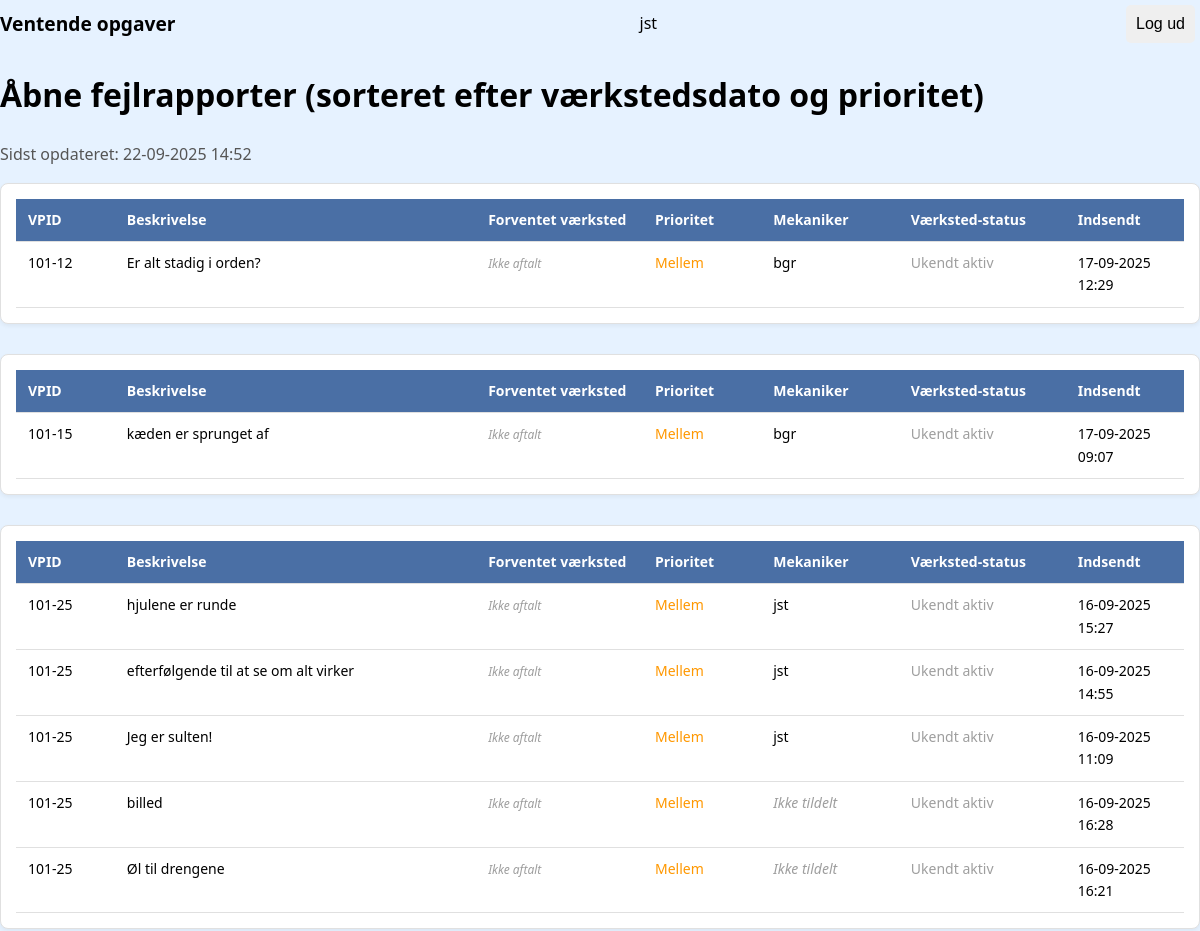
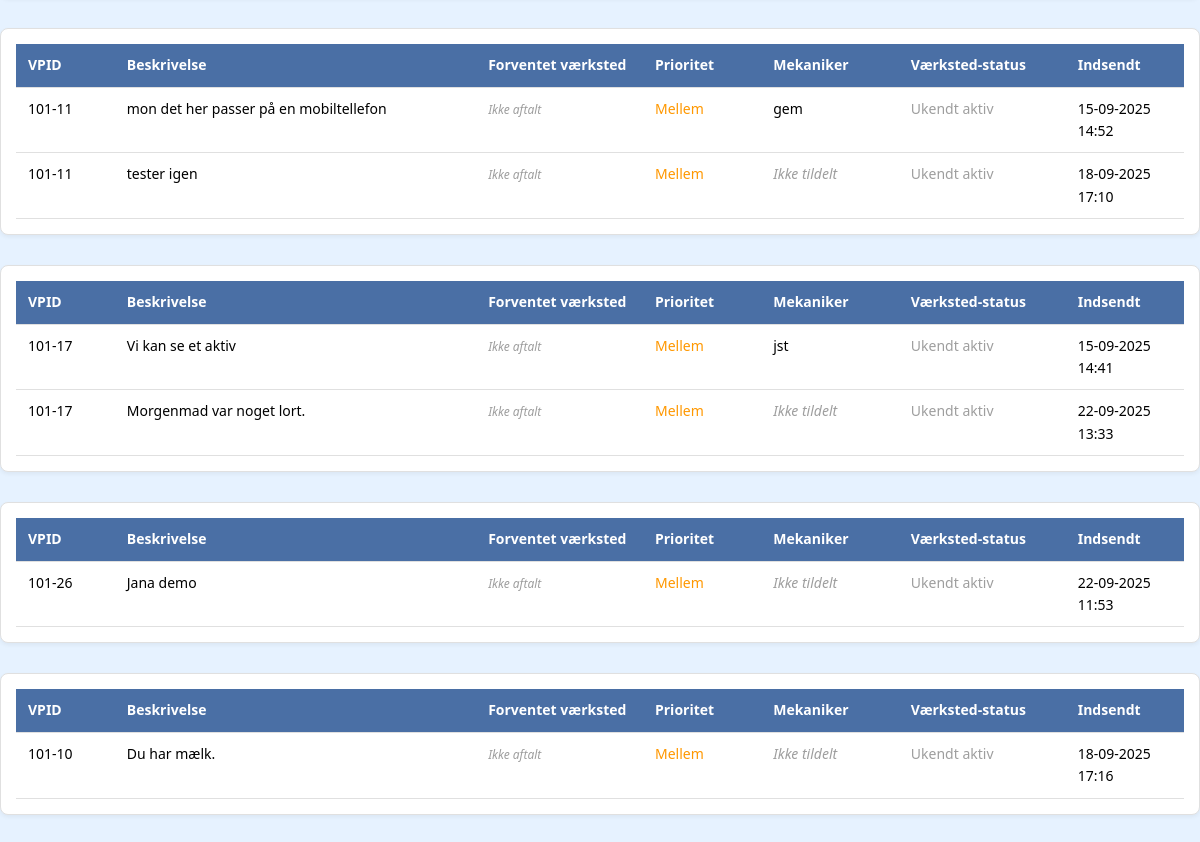
The page /open_reports/ (signed in) on the database its author committed (2 pictures, top to bottom).
### assets/models.py (models this page shows, shortened)
class FaultReport(models.Model):
    LANGUAGE_CHOICES = [
        ('de', _("Tysk")),
        ('pl', _("Polsk")),
        ('en', _("Engelsk")),
    ]
    PRIORITY_CHOICES = [
        (1, _("Høj")),
        (2, _("Normal")),
        (3, _("Lav (vent til service)")),
    ]
    STATUS_CHOICES = [
        ('Active', _("Aktiv")),
        ('Paused', _("På pause")),
        ('Completed', _("Afsluttet")),
    ]
    title = models.CharField(max_length=100, verbose_name=_("Titel"))
    description = models.TextField(verbose_name=_("Beskrivelse (oversat)"))
    original_description = models.TextField(
        blank=True,
        null=True,
        verbose_name=_("Original beskrivelse")
    )
    sprog = models.CharField(
        max_length=2,
        choices=LANGUAGE_CHOICES,
        default='de',
        verbose_name=_("Originalt sprog")
    )
    created_at = models.DateTimeField(auto_now_add=True, verbose_name=_("Oprettet"))
    updated_at = models.DateTimeField(auto_now=True, verbose_name=_("Opdateret"))
    status = models.CharField(
        max_length=20,
        choices=STATUS_CHOICES,
        default='Active',
        verbose_name=_("Status")
    )
    image = models.ImageField(
        upload_to='fault_reports/',
        blank=True,
        verbose_name=_("Billede")
    )
    repair_status = models.BooleanField(
        default=False,
        verbose_name=_("Reparationsstatus")
    )
    machine = models.CharField(
        max_length=100,
        blank=True,
        null=True,
        default="",
        verbose_name=_("Maskine")
    )
    location = models.CharField(
        max_length=100,
        blank=True,
        null=True,
        default="",
        verbose_name=_("Lokation")
    )
    vpid = models.CharField(
        max_length=100,
        blank=True,
        null=True,
        verbose_name=_("VPID")
    )
    asset = models.ForeignKey(
        'Asset',
        on_delete=models.SET_NULL,
        null=True,
        blank=True,
        verbose_name=_("Aktiv")
    )
    priority = models.IntegerField(
        choices=PRIORITY_CHOICES,
        default=2,
        verbose_name=_("Prioritet")
    )
    assigned_to = models.ForeignKey(
        User,
        on_delete=models.SET_NULL,
        null=True,
        blank=True,
        verbose_name=_("Tildelt mekaniker"),
        related_name='assigned_reports'
    )
    started_at = models.DateTimeField(
        null=True,
        blank=True,
        verbose_name=_("Arbejde påbegyndt")
    )
    completed_at = models.DateTimeField(
        null=True,
        blank=True,
        verbose_name=_("Afsluttet")
    )
    completed_by = models.ForeignKey(
        User,
        on_delete=models.SET_NULL,
        null=True,
        blank=True,
        verbose_name=_("Udført af"),
        related_name='completed_reports'
    )
    notes = models.TextField(
        blank=True,
        verbose_name=_("Noter (til mekaniker)")
    )
    is_approved = models.BooleanField(
        default=False,
        verbose_name=_("Godkendt")
    )
    mechanic_report = models.TextField(
        blank=True,
        null=True,
        verbose_name=_("Mekanikerrapport")
    )
    expected_workshop_date = models.DateTimeField(
        null=True,
        blank=True,
        verbose_name=_("Forventet indkaldelse til værksted"),
        help_text=_("Dato og tid for når aktivet forventes indkaldt til værksted.")
    )
    def current_status(self):
        return self.get_status_display()
    current_status.short_description = _("Nuværende status")

### assets/views.py (the view)
# urls.py: path('open_reports/', views.open_reports, name='open_reports'),
@login_required
def open_reports(request):
    open_reports = FaultReport.objects.filter(
        completed_at__isnull=True
    ).annotate(
        is_assigned=Case(
            When(assigned_to__isnull=False, then=Value(0)),
            default=Value(1),
            output_field=IntegerField(),
        ),
        safe_priority=Case(
            When(priority=1, then=Value(1)),
            When(priority=2, then=Value(2)),
            When(priority=3, then=Value(3)),
            default=Value(4),
            output_field=IntegerField(),
        ),
        has_expected_date=Case(
            When(expected_workshop_date__isnull=False, then=Value(0)),
            default=Value(1),
            output_field=IntegerField(),
        )
    ).order_by(
        'is_assigned',
        'has_expected_date',  # Prioriter rapporter med aftalt værkstedsdato
        'expected_workshop_date',  # Sorter efter dato
        'safe_priority',
        '-created_at'
    )
    reports_by_vpid = {}
    for report in open_reports:
        vpid = report.vpid
        if vpid not in reports_by_vpid:
            reports_by_vpid[vpid] = []
        reports_by_vpid[vpid].append(report)
    context = {
        'reports_by_vpid': reports_by_vpid,
        'title': 'Åbne fejlrapporter (sorteret efter værkstedsdato og prioritet)',
        'last_updated': timezone.now(),
        'user': request.user,
    }
    return render(request, 'open_reports.html', context)

### templates/open_reports.html (shortened to what this page needs)
{% extends "base.html" %}
{% block content %}
<h1>{{ title }}</h1>
<p class="last-updated">
    Sidst opdateret: <span id="update-time">{{ last_updated|date:"d-m-Y H:i" }}</span>
</p>
<div id="reports-container">
    {% for vpid, reports in reports_by_vpid.items %}
    <div class="vpid-group">
        <table class="reports-table">
            <thead>
                <tr>
                    <th>VPID</th>
                    <th>Beskrivelse</th>
                    <th>Forventet værksted</th>
                    <th>Prioritet</th>
                    <th>Mekaniker</th>
                    <th>Værksted-status</th>
                    <th>Indsendt</th>
                </tr>
            </thead>
            <tbody>
                {% for report in reports %}
                <tr>
                    <td>{{ report.vpid }}</td>
                    <td>{{ report.description }}</td>
                    <td>
                        {% if report.expected_workshop_date %}
                            {% now "Y-m-d H:i:s" as current_datetime %}
                            {% if report.expected_workshop_date|date:"Y-m-d H:i:s" < current_datetime %}
                                <span class="workshop-date overdue" title="Forsinket!">
                                    <i class="bi bi-exclamation-triangle-fill"></i>
                                    {{ report.expected_workshop_date|date:"d-m-Y H:i" }}
                                </span>
                            {% elif report.expected_workshop_date|date:"Y-m-d" == current_datetime|slice:":10" %}
                                <span class="workshop-date today" title="I dag!">
                                    <i class="bi bi-calendar-event"></i>
                                    {{ report.expected_workshop_date|date:"H:i" }}
                                </span>
                            {% else %}
                                <span class="workshop-date future" title="Planlagt">
                                    <i class="bi bi-calendar-check"></i>
                                    {{ report.expected_workshop_date|date:"d-m-Y H:i" }}
                                </span>
                            {% endif %}
                        {% else %}
                            <span class="no-workshop-date">Ikke aftalt</span>
                        {% endif %}
                    </td>
                    <td class="priority-{% if report.priority == 1 %}høj{% elif report.priority == 2 %}mellem{% elif report.priority == 3 %}lav{% else %}ukendt{% endif %}">
                        {% if report.priority == 1 %}Høj{% elif report.priority == 2 %}Mellem{% elif report.priority == 3 %}Lav{% else %}<span style="color: purple;">Ukendt ({{ report.priority }})</span>{% endif %}
                    </td>
                    <td>{% if report.assigned_to %}{{ report.assigned_to.get_full_name|default:report.assigned_to.username }}{% else %}<span class="unassigned">Ikke tildelt</span>{% endif %}</td>
                    <td>
                        {% with asset=report.asset %}
                        {% if asset %}
                        {% if asset.in_workshop %}
                        <strong style="color: #d32f2f;">På værksted</strong><br>
                        <small>Fra: {{ asset.workshop_from_date|date:"d-m-Y"|default:"?" }}</small><br>
                        <small>Retur: {{ asset.workshop_expected_return|date:"d-m-Y"|default:"Ukendt" }}</small>
                        {% else %}
                        <span style="color: #388e3c;">Ikke på værksted</span>
                        {% endif %}
                        {% else %}
                        <span style="color: #9e9e9e;">Ukendt aktiv</span>
                        {% endif %}
                        {% endwith %}
                    </td>
                    <td>{{ report.created_at|date:"d-m-Y H:i" }}</td>
                </tr>
                {% endfor %}
            </tbody>
        </table>
    </div>
    {% empty %}
    <p>Ingen åbne fejlrapporter.</p>
    {% endfor %}
</div>
{% endblock %}

### templates/base.html (shortened to what this page needs)
<!DOCTYPE html>
<html lang="da">
<head>
    {% load static %}
    <link rel="stylesheet" href="{% static 'css/styles.css' %}">
</head>
<body>
    <div class="header">
        <div style="display: flex; justify-content: space-between; align-items: center; width: 100%;">
            <div style="color: var(--header-text-color); font-size: 1.2rem; font-weight: bold;">
                Ventende opgaver
            </div>
            <div style="color: var(--header-text-color); font-size: 1rem;">
                {{ user.get_full_name|default:user.username }}
            </div>
            <form method="post" action="{% url 'logout' %}" style="margin: 0;">
                <button type="submit" class="btn">Log ud</button>
            </form>
        </div>
    </div>
    {% block content %}{% endblock %}
</body>
</html>

### assets/static/css/styles.css (style rules this page uses)
body { font-family: 'Segoe UI', Tahoma, Geneva, Verdana, sans-serif; background-color: #e6f2ff; color: #000000; margin: 0; padding: 0; line-height: 1.6; }
.btn { display: block; width: auto; max-width: none; margin: 5px 5px; padding: 10px; border: none; border-radius: 5px; cursor: pointer; font-size: 1rem; }

### templates/open_reports.html (style rules this page uses)
.reports-table th, .reports-table td { padding: 10px 12px; text-align: left; border-bottom: 1px solid #e0e0e0; vertical-align: top; }
.reports-table th:nth-child(1), .reports-table td:nth-child(1) { width: 8%; }
.reports-table th:nth-child(2), .reports-table td:nth-child(2) { width: 35%; }
.reports-table th:nth-child(3), .reports-table td:nth-child(3) { width: 15%; }
.reports-table th:nth-child(4), .reports-table td:nth-child(4) { width: 10%; }
.reports-table th:nth-child(5), .reports-table td:nth-child(5) { width: 12%; }
.reports-table th:nth-child(6), .reports-table td:nth-child(6) { width: 15%; }
.reports-table th:nth-child(7), .reports-table td:nth-child(7) { width: 10%; }
.no-workshop-date { color: #9e9e9e; font-size: 12px; font-style: italic; }
.vpid-group { margin-bottom: 30px; border: 1px solid #e0e0e0; padding: 15px; border-radius: 8px; background: white; box-shadow: 0 2px 4px rgba(0,0,0,0.05); }
.reports-table { width: 100%; border-collapse: collapse; font-size: 14px; table-layout: fixed; }
.reports-table th { background-color: #4a6fa5; color: white; padding: 10px 12px; font-weight: 600; }
.priority-mellem { color: #ff9800; }
.unassigned { color: #9e9e9e; font-style: italic; }
.last-updated { color: #555; margin-bottom: 15px; }

### rows shown on the page
FaultReport: vpid "101-12", description "Er alt stadig i orden?", shows "Ikke aftalt", priority "Mellem", assigned_to.get_full_name "bgr", created_at "17-09-2025 12:29"
FaultReport: vpid "101-15", description "kæden er sprunget af", shows "Ikke aftalt", priority "Mellem", assigned_to.get_full_name "bgr", created_at "17-09-2025 09:07"
FaultReport: vpid "101-25", description "hjulene er runde", shows "Ikke aftalt", priority "Mellem", assigned_to.get_full_name "jst", created_at "16-09-2025 15:27"
FaultReport: vpid "101-25", description "efterfølgende til at se om alt virker", shows "Ikke aftalt", priority "Mellem", assigned_to.get_full_name "jst", created_at "16-09-2025 14:55"
FaultReport: vpid "101-25", description "Jeg er sulten!", shows "Ikke aftalt", priority "Mellem", assigned_to.get_full_name "jst", created_at "16-09-2025 11:09"
FaultReport: vpid "101-25", description "billed", shows "Ikke aftalt", priority "Mellem", shows "Ikke tildelt", created_at "16-09-2025 16:28"
FaultReport: vpid "101-25", description "Øl til drengene", shows "Ikke aftalt", priority "Mellem", shows "Ikke tildelt", created_at "16-09-2025 16:21"
FaultReport: vpid "101-11", description "mon det her passer på en mobiltellefon", shows "Ikke aftalt", priority "Mellem", assigned_to.get_full_name "gem", created_at "15-09-2025 14:52"
FaultReport: vpid "101-11", description "tester igen", shows "Ikke aftalt", priority "Mellem", shows "Ikke tildelt", created_at "18-09-2025 17:10"
FaultReport: vpid "101-17", description "Vi kan se et aktiv", shows "Ikke aftalt", priority "Mellem", assigned_to.get_full_name "jst", created_at "15-09-2025 14:41"
FaultReport: vpid "101-17", description "Morgenmad var noget lort.", shows "Ikke aftalt", priority "Mellem", shows "Ikke tildelt", created_at "22-09-2025 13:33"
FaultReport: vpid "101-26", description "Jana demo", shows "Ikke aftalt", priority "Mellem", shows "Ikke tildelt", created_at "22-09-2025 11:53"
FaultReport: vpid "101-10", description "Du har mælk.", shows "Ikke aftalt", priority "Mellem", shows "Ikke tildelt", created_at "18-09-2025 17:16"

### other values the page prints
{{ user.get_full_name|default:user.username }} "jst"
{{ title }} "Åbne fejlrapporter (sorteret efter værkstedsdato og prioritet)"
